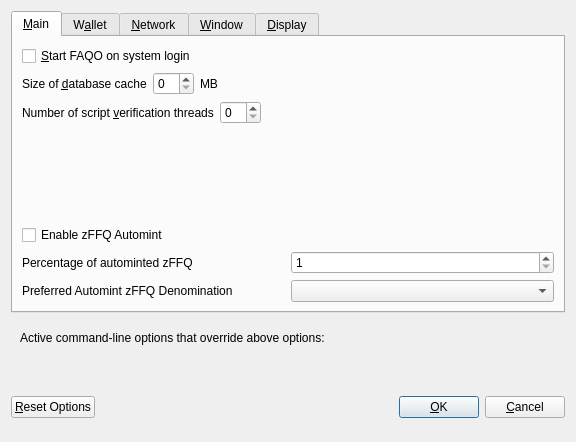
<?xml version="1.0" encoding="UTF-8"?>
<ui version="4.0">
 <class>OptionsDialog</class>
 <widget class="QDialog" name="OptionsDialog">
  <property name="geometry">
   <rect>
    <x>0</x>
    <y>0</y>
    <width>576</width>
    <height>442</height>
   </rect>
  </property>
  <property name="windowTitle">
   <string>Options</string>
  </property>
  <property name="modal">
   <bool>true</bool>
  </property>
  <layout class="QVBoxLayout" name="verticalLayout">
   <item>
    <widget class="QTabWidget" name="tabWidget">
     <property name="currentIndex">
      <number>0</number>
     </property>
     <widget class="QWidget" name="tabMain">
      <attribute name="title">
       <string>&amp;Main</string>
      </attribute>
      <layout class="QVBoxLayout" name="verticalLayout_Main">
       <item>
        <widget class="QCheckBox" name="bitcoinAtStartup">
         <property name="toolTip">
          <string>Automatically start FAQO after logging in to the system.</string>
         </property>
         <property name="text">
          <string>&amp;Start FAQO on system login</string>
         </property>
        </widget>
       </item>
       <item>
        <layout class="QHBoxLayout" name="horizontalLayout_2_Main">
         <item>
          <widget class="QLabel" name="databaseCacheLabel">
           <property name="text">
            <string>Size of &amp;database cache</string>
           </property>
           <property name="textFormat">
            <enum>Qt::PlainText</enum>
           </property>
           <property name="buddy">
            <cstring>databaseCache</cstring>
           </property>
          </widget>
         </item>
         <item>
          <widget class="QSpinBox" name="databaseCache"/>
         </item>
         <item>
          <widget class="QLabel" name="databaseCacheUnitLabel">
           <property name="text">
            <string>MB</string>
           </property>
           <property name="textFormat">
            <enum>Qt::PlainText</enum>
           </property>
          </widget>
         </item>
         <item>
          <spacer name="horizontalSpacer_2_Main">
           <property name="orientation">
            <enum>Qt::Horizontal</enum>
           </property>
           <property name="sizeHint" stdset="0">
            <size>
             <width>40</width>
             <height>20</height>
            </size>
           </property>
          </spacer>
         </item>
        </layout>
       </item>
       <item>
        <layout class="QHBoxLayout" name="horizontalLayout_3_Main">
         <item>
          <widget class="QLabel" name="threadsScriptVerifLabel">
           <property name="text">
            <string>Number of script &amp;verification threads</string>
           </property>
           <property name="textFormat">
            <enum>Qt::PlainText</enum>
           </property>
           <property name="buddy">
            <cstring>threadsScriptVerif</cstring>
           </property>
          </widget>
         </item>
         <item>
          <widget class="QSpinBox" name="threadsScriptVerif">
           <property name="toolTip">
            <string>(0 = auto, &lt;0 = leave that many cores free)</string>
           </property>
          </widget>
         </item>
         <item>
          <spacer name="horizontalSpacer_3_Main">
           <property name="orientation">
            <enum>Qt::Horizontal</enum>
           </property>
           <property name="sizeHint" stdset="0">
            <size>
             <width>40</width>
             <height>20</height>
            </size>
           </property>
          </spacer>
         </item>
        </layout>
       </item>
       <item>
        <spacer name="verticalSpacer_2">
         <property name="orientation">
          <enum>Qt::Vertical</enum>
         </property>
         <property name="sizeHint" stdset="0">
          <size>
           <width>20</width>
           <height>40</height>
          </size>
         </property>
        </spacer>
       </item>
       <item>
        <widget class="QCheckBox" name="checkBoxZeromintEnable">
         <property name="toolTip">
          <string>Enable automatic minting of FFQ units to zFFQ</string>
         </property>
         <property name="layoutDirection">
          <enum>Qt::LeftToRight</enum>
         </property>
         <property name="text">
          <string>Enable zFFQ Automint</string>
         </property>
        </widget>
       </item>
       <item>
        <layout class="QHBoxLayout" name="horizontalLayout_3">
         <item>
          <widget class="QLabel" name="percentage_label">
           <property name="toolTip">
            <string>Percentage of incoming FFQ which get automatically converted to zFFQ via Zerocoin Protocol (min: 10%)</string>
           </property>
           <property name="text">
            <string>Percentage of autominted zFFQ</string>
           </property>
          </widget>
         </item>
         <item>
          <widget class="QSpinBox" name="zeromintPercentage">
           <property name="minimum">
            <number>1</number>
           </property>
           <property name="maximum">
            <number>100</number>
           </property>
          </widget>
         </item>
        </layout>
       </item>
       <item>
        <layout class="QHBoxLayout" name="horizontalLayout" stretch="0,0">
         <property name="sizeConstraint">
          <enum>QLayout::SetFixedSize</enum>
         </property>
         <item>
          <widget class="QLabel" name="labelPreferredDenom">
           <property name="maximumSize">
            <size>
             <width>16777215</width>
             <height>16777215</height>
            </size>
           </property>
           <property name="toolTip">
            <string>Wait with automatic conversion to Zerocoin until enough FFQ for this denomination is available</string>
           </property>
           <property name="text">
            <string>Preferred Automint zFFQ Denomination</string>
           </property>
          </widget>
         </item>
         <item>
          <widget class="QComboBox" name="preferredDenom">
           <property name="maximumSize">
            <size>
             <width>16777215</width>
             <height>27</height>
            </size>
           </property>
           <property name="toolTip">
            <string>Wait with automatic conversion to Zerocoin until enough FFQ for this denomination is available</string>
           </property>
           <property name="maxVisibleItems">
            <number>9</number>
           </property>
           <property name="maxCount">
            <number>9</number>
           </property>
          </widget>
         </item>
        </layout>
       </item>
      </layout>
     </widget>
     <widget class="QWidget" name="tabWallet">
      <attribute name="title">
       <string>W&amp;allet</string>
      </attribute>
      <layout class="QVBoxLayout" name="verticalLayout_Wallet">
       <item>
        <layout class="QHBoxLayout" name="horizontalLayout_2_Wallet">
         <item>
          <widget class="QLabel" name="labelStakeSplitThresholdText">
           <property name="text">
            <string>Stake split threshold:</string>
           </property>
          </widget>
         </item>
         <item>
          <widget class="QSpinBox" name="spinBoxStakeSplitThreshold">
           <property name="minimum">
            <number>1</number>
           </property>
           <property name="maximum">
            <number>999999</number>
           </property>
          </widget>
         </item>
        </layout>
       </item>
       <item>
        <widget class="QGroupBox" name="groupBox">
         <property name="title">
          <string>Expert</string>
         </property>
         <layout class="QVBoxLayout" name="verticalLayout_2">
          <item>
           <widget class="QCheckBox" name="coinControlFeatures">
            <property name="toolTip">
             <string>Whether to show coin control features or not.</string>
            </property>
            <property name="text">
             <string>Enable coin &amp;control features</string>
            </property>
           </widget>
          </item>
          <item>
           <widget class="QCheckBox" name="showMasternodesTab">
            <property name="toolTip">
             <string>Show additional tab listing all your masternodes in first sub-tab&lt;br/&gt;and all masternodes on the network in second sub-tab.</string>
            </property>
            <property name="text">
             <string>Show Masternodes Tab</string>
            </property>
           </widget>
          </item>
          <item>
           <widget class="QCheckBox" name="spendZeroConfChange">
            <property name="toolTip">
             <string>If you disable the spending of unconfirmed change, the change from a transaction&lt;br/&gt;cannot be used until that transaction has at least one confirmation.&lt;br/&gt;This also affects how your balance is computed.</string>
            </property>
            <property name="text">
             <string>&amp;Spend unconfirmed change</string>
            </property>
           </widget>
          </item>
         </layout>
        </widget>
       </item>
       <item>
        <spacer name="verticalSpacer_Wallet">
         <property name="orientation">
          <enum>Qt::Vertical</enum>
         </property>
         <property name="sizeHint" stdset="0">
          <size>
           <width>20</width>
           <height>40</height>
          </size>
         </property>
        </spacer>
       </item>
      </layout>
     </widget>
     <widget class="QWidget" name="tabNetwork">
      <attribute name="title">
       <string>&amp;Network</string>
      </attribute>
      <layout class="QVBoxLayout" name="verticalLayout_Network">
       <item>
        <widget class="QCheckBox" name="mapPortUpnp">
         <property name="toolTip">
          <string>Automatically open the FAQO client port on the router. This only works when your router supports UPnP and it is enabled.</string>
         </property>
         <property name="text">
          <string>Map port using &amp;UPnP</string>
         </property>
        </widget>
       </item>
       <item>
        <widget class="QCheckBox" name="allowIncoming">
         <property name="toolTip">
          <string>Accept connections from outside</string>
         </property>
         <property name="text">
          <string>Allow incoming connections</string>
         </property>
        </widget>
       </item>
       <item>
        <widget class="QCheckBox" name="connectSocks">
         <property name="toolTip">
          <string>Connect to the FAQO network through a SOCKS5 proxy.</string>
         </property>
         <property name="text">
          <string>&amp;Connect through SOCKS5 proxy (default proxy):</string>
         </property>
        </widget>
       </item>
       <item>
        <layout class="QHBoxLayout" name="horizontalLayout_1_Network">
         <item>
          <widget class="QLabel" name="proxyIpLabel">
           <property name="text">
            <string>Proxy &amp;IP:</string>
           </property>
           <property name="textFormat">
            <enum>Qt::PlainText</enum>
           </property>
           <property name="buddy">
            <cstring>proxyIp</cstring>
           </property>
          </widget>
         </item>
         <item>
          <widget class="QValidatedLineEdit" name="proxyIp">
           <property name="minimumSize">
            <size>
             <width>140</width>
             <height>0</height>
            </size>
           </property>
           <property name="maximumSize">
            <size>
             <width>140</width>
             <height>16777215</height>
            </size>
           </property>
           <property name="toolTip">
            <string>IP address of the proxy (e.g. IPv4: 127.0.0.1 / IPv6: ::1)</string>
           </property>
          </widget>
         </item>
         <item>
          <widget class="QLabel" name="proxyPortLabel">
           <property name="text">
            <string>&amp;Port:</string>
           </property>
           <property name="textFormat">
            <enum>Qt::PlainText</enum>
           </property>
           <property name="buddy">
            <cstring>proxyPort</cstring>
           </property>
          </widget>
         </item>
         <item>
          <widget class="QLineEdit" name="proxyPort">
           <property name="minimumSize">
            <size>
             <width>55</width>
             <height>0</height>
            </size>
           </property>
           <property name="maximumSize">
            <size>
             <width>55</width>
             <height>16777215</height>
            </size>
           </property>
           <property name="toolTip">
            <string>Port of the proxy (e.g. 9050)</string>
           </property>
          </widget>
         </item>
         <item>
          <spacer name="horizontalSpacer_1_Network">
           <property name="orientation">
            <enum>Qt::Horizontal</enum>
           </property>
           <property name="sizeHint" stdset="0">
            <size>
             <width>40</width>
             <height>20</height>
            </size>
           </property>
          </spacer>
         </item>
        </layout>
       </item>
       <item>
        <spacer name="verticalSpacer_Network">
         <property name="orientation">
          <enum>Qt::Vertical</enum>
         </property>
         <property name="sizeHint" stdset="0">
          <size>
           <width>20</width>
           <height>40</height>
          </size>
         </property>
        </spacer>
       </item>
      </layout>
     </widget>
     <widget class="QWidget" name="tabWindow">
      <attribute name="title">
       <string>&amp;Window</string>
      </attribute>
      <layout class="QVBoxLayout" name="verticalLayout_Window">
       <item>
        <widget class="QCheckBox" name="minimizeToTray">
         <property name="toolTip">
          <string>Show only a tray icon after minimizing the window.</string>
         </property>
         <property name="text">
          <string>&amp;Minimize to the tray instead of the taskbar</string>
         </property>
        </widget>
       </item>
       <item>
        <widget class="QCheckBox" name="minimizeOnClose">
         <property name="toolTip">
          <string>Minimize instead of exit the application when the window is closed. When this option is enabled, the application will be closed only after selecting Quit in the menu.</string>
         </property>
         <property name="text">
          <string>M&amp;inimize on close</string>
         </property>
        </widget>
       </item>
       <item>
        <spacer name="verticalSpacer_Window">
         <property name="orientation">
          <enum>Qt::Vertical</enum>
         </property>
         <property name="sizeHint" stdset="0">
          <size>
           <width>20</width>
           <height>40</height>
          </size>
         </property>
        </spacer>
       </item>
      </layout>
     </widget>
     <widget class="QWidget" name="tabDisplay">
      <attribute name="title">
       <string>&amp;Display</string>
      </attribute>
      <layout class="QVBoxLayout" name="verticalLayout_Display">
       <item>
        <layout class="QHBoxLayout" name="horizontalLayout_1_Display">
         <item>
          <widget class="QLabel" name="langLabel">
           <property name="text">
            <string>User Interface &amp;language:</string>
           </property>
           <property name="textFormat">
            <enum>Qt::PlainText</enum>
           </property>
           <property name="buddy">
            <cstring>lang</cstring>
           </property>
          </widget>
         </item>
         <item>
          <widget class="QValueComboBox" name="lang">
           <property name="toolTip">
            <string>The user interface language can be set here. This setting will take effect after restarting FAQO.</string>
           </property>
          </widget>
         </item>
        </layout>
       </item>
       <item>
        <widget class="QLabel" name="label_3">
         <property name="toolTip">
          <string notr="true"/>
         </property>
         <property name="statusTip">
          <string notr="true"/>
         </property>
         <property name="whatsThis">
          <string notr="true"/>
         </property>
         <property name="accessibleName">
          <string notr="true"/>
         </property>
         <property name="text">
          <string>Language missing or translation incomplete? Help contributing translations here:
https://www.transifex.com/faqo-project/faqo-project-translations</string>
         </property>
         <property name="wordWrap">
          <bool>true</bool>
         </property>
         <property name="openExternalLinks">
          <bool>true</bool>
         </property>
         <property name="textInteractionFlags">
          <set>Qt::TextBrowserInteraction</set>
         </property>
        </widget>
       </item>
       <item>
        <layout class="QHBoxLayout" name="horizontalLayout_4_Display" stretch="0,0">
         <item>
          <widget class="QLabel" name="themeLabel">
           <property name="text">
            <string>User Interface Theme:</string>
           </property>
          </widget>
         </item>
         <item>
          <widget class="QValueComboBox" name="theme"/>
         </item>
        </layout>
       </item>
       <item>
        <widget class="Line" name="line">
         <property name="orientation">
          <enum>Qt::Horizontal</enum>
         </property>
        </widget>
       </item>
       <item>
        <layout class="QHBoxLayout" name="horizontalLayout_2_Display">
         <item>
          <widget class="QLabel" name="unitLabel">
           <property name="text">
            <string>&amp;Unit to show amounts in:</string>
           </property>
           <property name="textFormat">
            <enum>Qt::PlainText</enum>
           </property>
           <property name="buddy">
            <cstring>unit</cstring>
           </property>
          </widget>
         </item>
         <item>
          <widget class="QValueComboBox" name="unit">
           <property name="toolTip">
            <string>Choose the default subdivision unit to show in the interface and when sending coins.</string>
           </property>
          </widget>
         </item>
        </layout>
       </item>
       <item>
        <layout class="QHBoxLayout" name="horizontalLayout_5_Display">
         <item>
          <widget class="QLabel" name="digitsLabel">
           <property name="text">
            <string>Decimal digits</string>
           </property>
          </widget>
         </item>
         <item>
          <widget class="QValueComboBox" name="digits"/>
         </item>
        </layout>
       </item>
       <item>
        <widget class="QCheckBox" name="checkBoxHideZeroBalances">
         <property name="toolTip">
          <string>Hide empty balances</string>
         </property>
         <property name="layoutDirection">
          <enum>Qt::LeftToRight</enum>
         </property>
         <property name="text">
          <string>Hide empty balances</string>
         </property>
        </widget>
       </item>
       <item>
        <layout class="QHBoxLayout" name="horizontalLayout_3_Display">
         <item>
          <widget class="QLabel" name="thirdPartyTxUrlsLabel">
           <property name="toolTip">
            <string>Third party URLs (e.g. a block explorer) that appear in the transactions tab as context menu items. %s in the URL is replaced by transaction hash. Multiple URLs are separated by vertical bar |.</string>
           </property>
           <property name="text">
            <string>Third party transaction URLs</string>
           </property>
           <property name="buddy">
            <cstring>thirdPartyTxUrls</cstring>
           </property>
          </widget>
         </item>
         <item>
          <widget class="QLineEdit" name="thirdPartyTxUrls">
           <property name="toolTip">
            <string>Third party URLs (e.g. a block explorer) that appear in the transactions tab as context menu items. %s in the URL is replaced by transaction hash. Multiple URLs are separated by vertical bar |.</string>
           </property>
          </widget>
         </item>
        </layout>
       </item>
       <item>
        <spacer name="verticalSpacer">
         <property name="orientation">
          <enum>Qt::Vertical</enum>
         </property>
         <property name="sizeHint" stdset="0">
          <size>
           <width>20</width>
           <height>40</height>
          </size>
         </property>
        </spacer>
       </item>
      </layout>
     </widget>
    </widget>
   </item>
   <item>
    <widget class="QFrame" name="frame">
     <layout class="QVBoxLayout" name="verticalLayout_Bottom">
      <item>
       <layout class="QHBoxLayout" name="horizontalLayout_Bottom">
        <item>
         <widget class="QLabel" name="overriddenByCommandLineInfoLabel">
          <property name="text">
           <string>Active command-line options that override above options:</string>
          </property>
          <property name="textFormat">
           <enum>Qt::PlainText</enum>
          </property>
         </widget>
        </item>
        <item>
         <spacer name="horizontalSpacer_Bottom">
          <property name="orientation">
           <enum>Qt::Horizontal</enum>
          </property>
          <property name="sizeHint" stdset="0">
           <size>
            <width>40</width>
            <height>20</height>
           </size>
          </property>
         </spacer>
        </item>
       </layout>
      </item>
      <item>
       <widget class="QLabel" name="overriddenByCommandLineLabel">
        <property name="text">
         <string/>
        </property>
        <property name="textFormat">
         <enum>Qt::PlainText</enum>
        </property>
        <property name="wordWrap">
         <bool>true</bool>
        </property>
       </widget>
      </item>
     </layout>
    </widget>
   </item>
   <item>
    <layout class="QHBoxLayout" name="horizontalLayout_Buttons">
     <item>
      <widget class="QPushButton" name="resetButton">
       <property name="toolTip">
        <string>Reset all client options to default.</string>
       </property>
       <property name="text">
        <string>&amp;Reset Options</string>
       </property>
       <property name="autoDefault">
        <bool>false</bool>
       </property>
      </widget>
     </item>
     <item>
      <spacer name="horizontalSpacer_1">
       <property name="orientation">
        <enum>Qt::Horizontal</enum>
       </property>
       <property name="sizeHint" stdset="0">
        <size>
         <width>40</width>
         <height>48</height>
        </size>
       </property>
      </spacer>
     </item>
     <item>
      <widget class="QLabel" name="statusLabel">
       <property name="minimumSize">
        <size>
         <width>200</width>
         <height>0</height>
        </size>
       </property>
       <property name="font">
        <font>
         <weight>75</weight>
         <bold>true</bold>
        </font>
       </property>
       <property name="text">
        <string/>
       </property>
       <property name="textFormat">
        <enum>Qt::PlainText</enum>
       </property>
       <property name="wordWrap">
        <bool>true</bool>
       </property>
      </widget>
     </item>
     <item>
      <spacer name="horizontalSpacer_2">
       <property name="orientation">
        <enum>Qt::Horizontal</enum>
       </property>
       <property name="sizeHint" stdset="0">
        <size>
         <width>40</width>
         <height>48</height>
        </size>
       </property>
      </spacer>
     </item>
     <item>
      <widget class="QPushButton" name="okButton">
       <property name="text">
        <string>&amp;OK</string>
       </property>
       <property name="autoDefault">
        <bool>false</bool>
       </property>
       <property name="default">
        <bool>true</bool>
       </property>
      </widget>
     </item>
     <item>
      <widget class="QPushButton" name="cancelButton">
       <property name="text">
        <string>&amp;Cancel</string>
       </property>
       <property name="autoDefault">
        <bool>false</bool>
       </property>
      </widget>
     </item>
    </layout>
   </item>
  </layout>
 </widget>
 <customwidgets>
  <customwidget>
   <class>QValidatedLineEdit</class>
   <extends>QLineEdit</extends>
   <header>qvalidatedlineedit.h</header>
  </customwidget>
  <customwidget>
   <class>QValueComboBox</class>
   <extends>QComboBox</extends>
   <header>qvaluecombobox.h</header>
  </customwidget>
 </customwidgets>
 <resources/>
 <connections/>
</ui>
